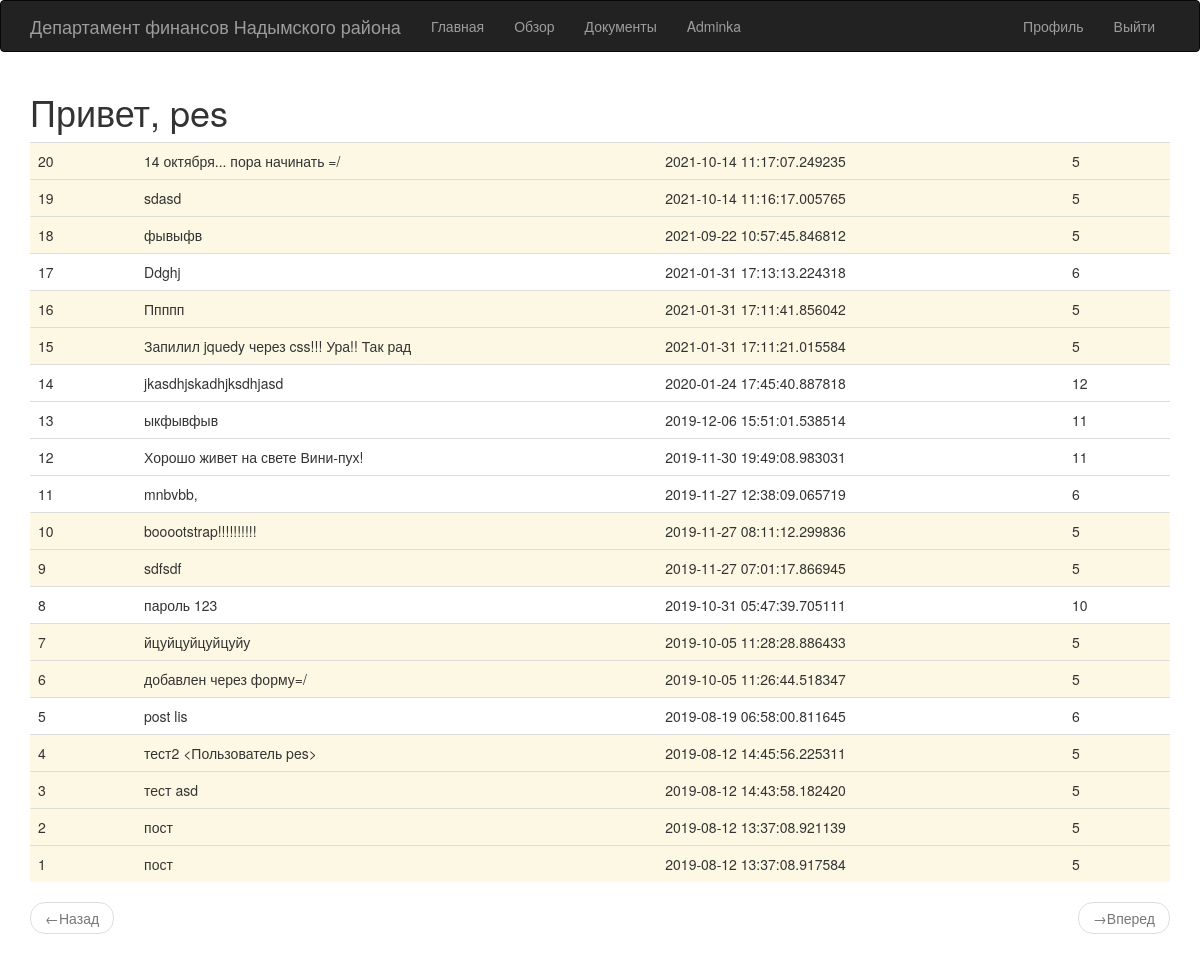
/qwe (signed in), run on the app's committed database.
### app/models.py (models this page shows, shortened)
class User(UserMixin, db.Model):
    id = db.Column(db.Integer, primary_key=True)
    username = db.Column(db.String(64), index=True, unique=True)
    email = db.Column(db.String(120), index=True, unique=True)
    password_hash = db.Column(db.String(128))
    posts = db.relationship('Post', backref='author', lazy='dynamic')# КЛЮЧ
    about_me = db.Column(db.String(140))
    last_seen = db.Column(db.DateTime, default=datetime.utcnow)
    incomings = db.relationship('Incomming', backref='author', lazy='dynamic')
    departments = db.relationship('Department', backref='doc', lazy='dynamic')
    followed = db.relationship(
        'User', secondary=followers,
        primaryjoin=(followers.c.follower_id == id),
        secondaryjoin=(followers.c.followed_id == id),
        backref=db.backref('followers', lazy='dynamic'), lazy='dynamic'
    )

class Post(db.Model):
    id = db.Column(db.Integer, primary_key=True)
    body = db.Column(db.String(140))
    timestamp = db.Column(db.DateTime, index=True, default=datetime.utcnow)
    user_id = db.Column(db.Integer, db.ForeignKey('user.id'))

### app/routes.py (the view)
@app.route('/qwe')
@login_required# декоратор не дает смотреть эту страницу(/qwe)
def qwe():
    title = {'title1':'Обзор'}
    page=request.args.get('page',1,type=int)
    posts=Post.query.order_by(Post.timestamp.desc()).paginate(
        page, app.config['POSTS_PER_PAGE_MAX'], False)
    next_url =url_for('qwe', page=posts.next_num) \
        if posts.has_next else None
    prev_url =url_for('qwe', page=posts.prev_num) \
        if posts.has_prev else None
    return render_template('qwe.html', title=title, posts=posts.items,
        next_url=next_url, prev_url=prev_url)

### app/models.py (called while the page is built)
@login.user_loader
def load_user(id):
    return User.query.get(int(id))

### app/routes.py (called while the page is built)
@app.before_request
def before_request():
    if current_user.is_authenticated:
        current_user.last_seen=datetime.utcnow()
        db.session.commit()

### app/templates/qwe.html (shortened to what this page needs)
{% extends "base.html" %}
{% import 'bootstrap/wtf.html' as wtf %}
{% block app_content %}
  <div>
    <h1>Привет, {{ current_user.username }}</h1>
  </div>
<table class="table table-hover">
    {% for post in posts %}
      {% include '_table.html' %}
    {% endfor %}
</table>
    <nav aria-label="...">
      <ul class="pager">
        <li class="previous{% if not prev_url %} disabled{% endif %}">
          <a href="{{ prev_url or '#' }}">
            <span aria-hidden="true">&larr;</span>Назад
          </a>
        </li>
        <li class="next{% if not next_url %} disabled{% endif %}">
          <a href="{{ next_url or '#' }}">
            <span aria-hidden="true">&rarr;</span>Вперед
          </a>
        </li>
      </ul>
    </nav>
{% endblock %}

### app/templates/_table.html
  {% if post.user_id == 5 %}
  <tr class="bg-warning">
  {% else %}
  <tr>
  {% endif %}
    <td width="30px">
		{{ post.id }}
    </td>
    <td width="30px">
		{{ post.body }}
    </td>
	<td width="30px">
		{{ post.timestamp }}
    </td>
	<td width="30px">
		{{ post.user_id }}
    </td>
  </tr>

### data on the page
User: username "pes"
Post: id "20", body "14 октября... пора начинать =/", timestamp "2021-10-14 11:17:07.249235", user_id "5"
Post: id "19", body "sdasd", timestamp "2021-10-14 11:16:17.005765", user_id "5"
Post: id "18", body "фывыфв", timestamp "2021-09-22 10:57:45.846812", user_id "5"
Post: id "17", body "Ddghj", timestamp "2021-01-31 17:13:13.224318", user_id "6"
Post: id "16", body "Ппппп", timestamp "2021-01-31 17:11:41.856042", user_id "5"
Post: id "15", body "Запилил jquedy через css!!! Ура!! Так рад", timestamp "2021-01-31 17:11:21.015584", user_id "5"
Post: id "14", body "jkasdhjskadhjksdhjasd", timestamp "2020-01-24 17:45:40.887818", user_id "12"
Post: id "13", body "ыкфывфыв", timestamp "2019-12-06 15:51:01.538514", user_id "11"
Post: id "12", body "Хорошо живет на свете Вини-пух!", timestamp "2019-11-30 19:49:08.983031", user_id "11"
Post: id "11", body "mnbvbb,", timestamp "2019-11-27 12:38:09.065719", user_id "6"
Post: id "10", body "booootstrap!!!!!!!!!!", timestamp "2019-11-27 08:11:12.299836", user_id "5"
Post: id "9", body "sdfsdf", timestamp "2019-11-27 07:01:17.866945", user_id "5"
Post: id "8", body "пароль 123", timestamp "2019-10-31 05:47:39.705111", user_id "10"
Post: id "7", body "йцуйцуйцуйцуйу", timestamp "2019-10-05 11:28:28.886433", user_id "5"
Post: id "6", body "добавлен через форму=/", timestamp "2019-10-05 11:26:44.518347", user_id "5"
Post: id "5", body "post lis", timestamp "2019-08-19 06:58:00.811645", user_id "6"
Post: id "4", body "тест2 <Пользователь pes>", timestamp "2019-08-12 14:45:56.225311", user_id "5"
Post: id "3", body "тест asd", timestamp "2019-08-12 14:43:58.182420", user_id "5"
Post: id "2", body "пост", timestamp "2019-08-12 13:37:08.921139", user_id "5"
Post: id "1", body "пост", timestamp "2019-08-12 13:37:08.917584", user_id "5"
